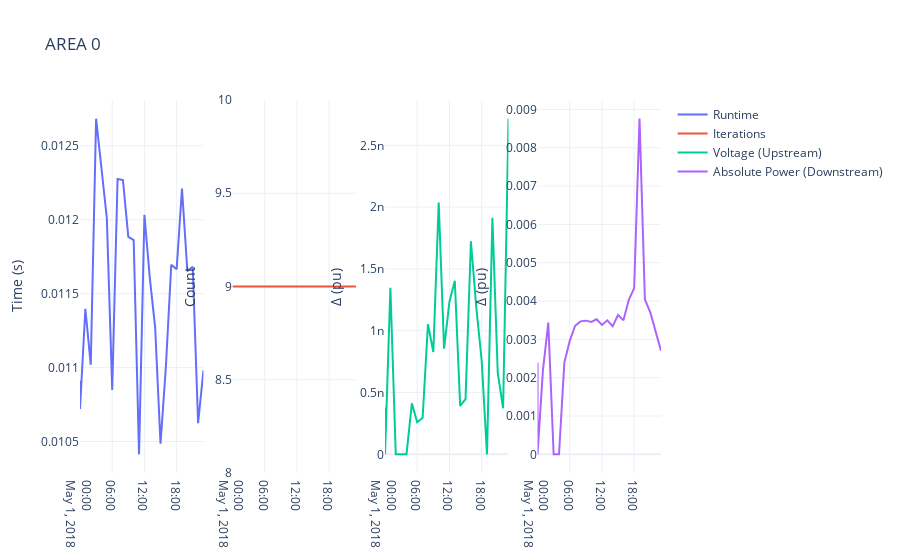
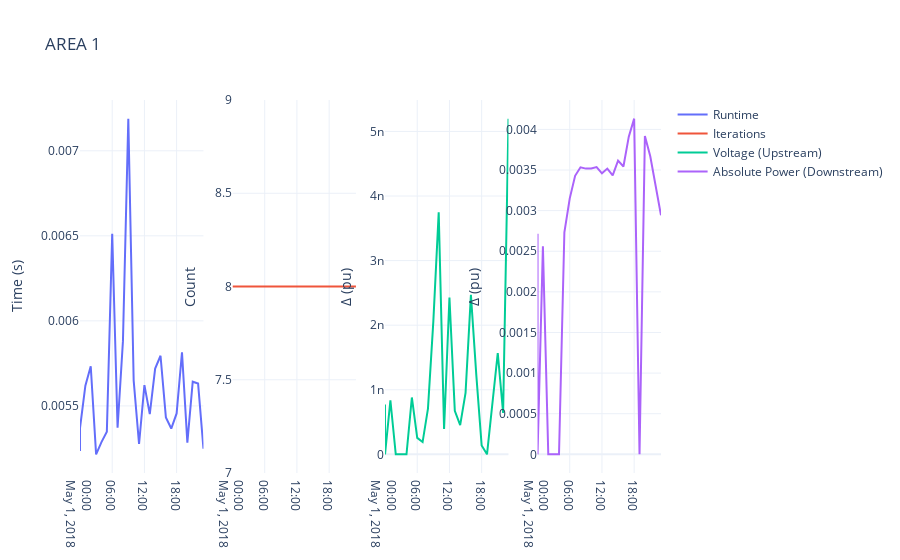
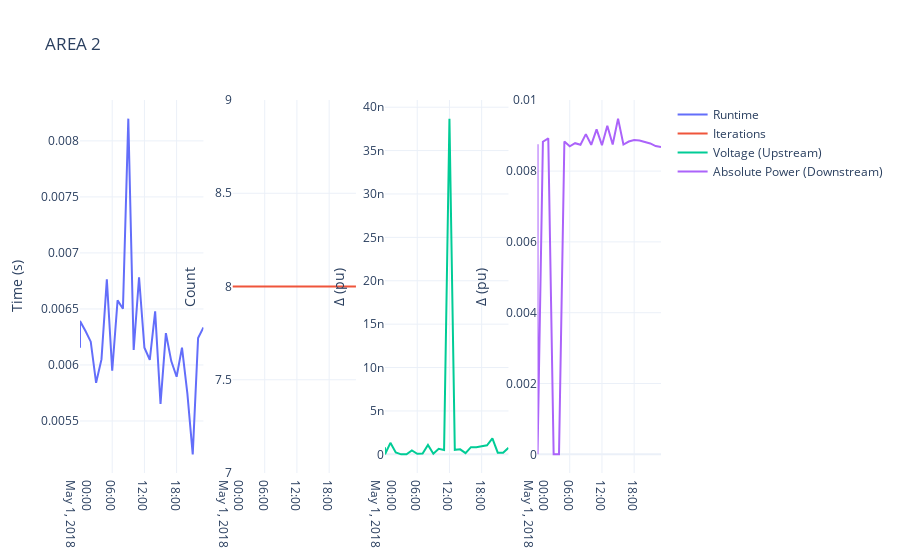
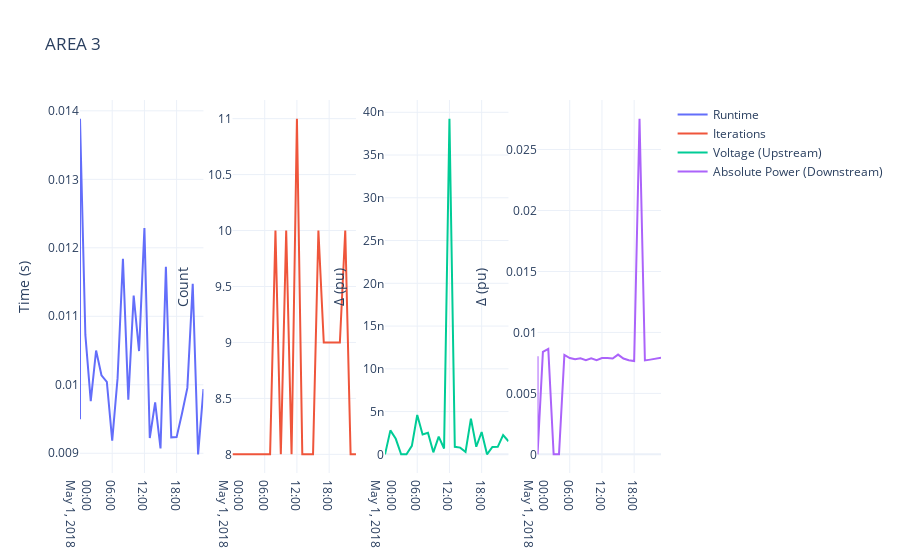

Write notebook code for charts like these, in order.
### Code cell
for idx in range(5):
    # read data
    stats = feather.read_feather(f"{output}/solver_stats_admm_{idx}.feather")
    stats["time"] = pd.to_datetime(stats["time"], format="%Y-%m-%d %H:%M:%S")
    stats.set_index("time", inplace=True)

    fig = make_subplots(rows=1, cols=4,shared_xaxes=True)
    fig.add_trace(go.Scatter(name="Runtime", x=stats.index, y=stats.solve_time, mode="lines"), row=1, col=1)
    fig.add_trace(go.Scatter(name="Iterations", x=stats.index, y=stats.num_iters, mode="lines"), row=1, col=2)
    fig.add_trace(go.Scatter(name="Voltage (Upstream)", x=stats.index, y=stats.sdn, mode="lines"), row=1, col=3)
    fig.add_trace(go.Scatter(name="Absolute Power (Downstream)", x=stats.index, y=stats.vup, mode="lines"), row=1, col=4)
    fig.update_layout(template="plotly_white", title=f"AREA {idx}")
        # Add y-axis labels
    fig.update_yaxes(title_text="Time (s)", row=1, col=1)
    fig.update_yaxes(title_text="Count", row=1, col=2)
    fig.update_yaxes(title_text="\u0394 (pu)", row=1, col=3)
    fig.update_yaxes(title_text="\u0394 (pu)", row=1, col=4)
    
    fig.show()
